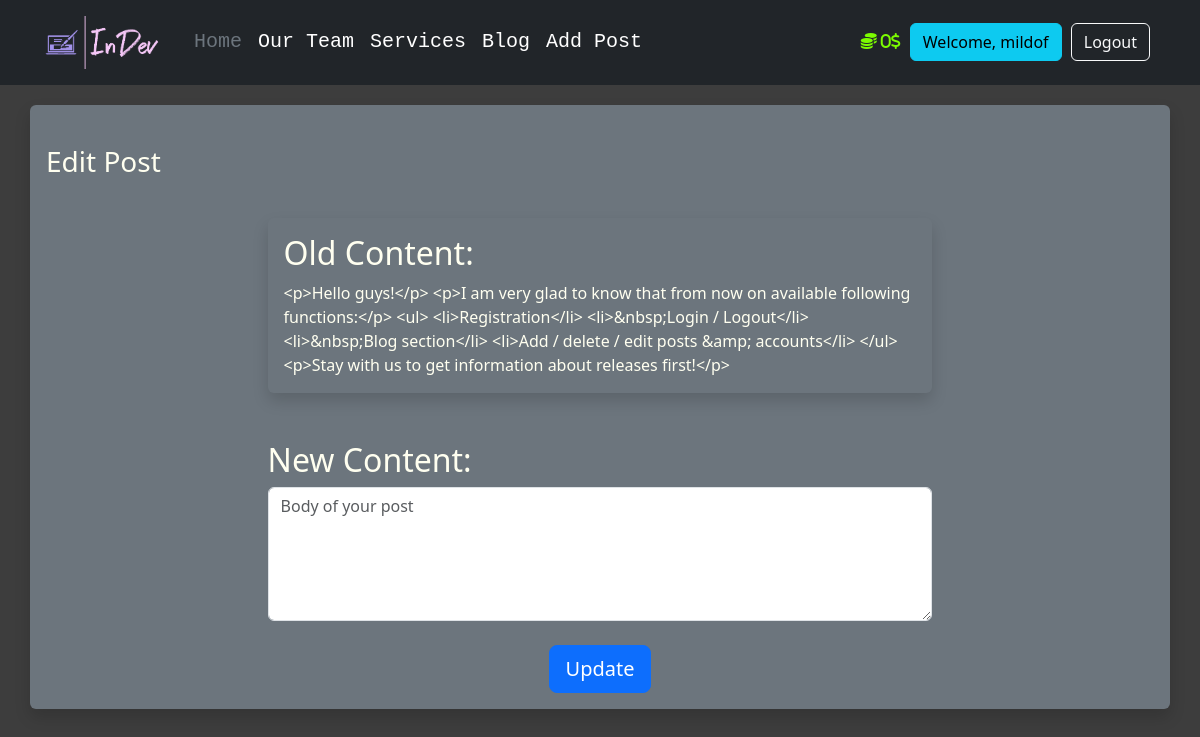
/blog/edit/2 (signed in), run on the app's committed database.
### InDev/models.py (models this page shows, shortened)
class Developer(db.Model, UserMixin):
    id = db.Column(db.Integer(), primary_key=True)
    first_name = db.Column(db.String(length=30), nullable=False)
    last_name = db.Column(db.String(length=30))
    username = db.Column(db.String(), nullable=False, unique=True)
    email_address = db.Column(db.String(), unique=True)
    password_hash = db.Column(db.String(), nullable=False)
    budget = db.Column(db.Integer(), nullable=False, default=0)
    date_added = db.Column(db.String(20), default=date.today())
    posts = db.relationship('Post', backref='author')
    admin = db.Column(db.Boolean(), default=False)
    profile_pic = db.Column(db.String(), nullable=True)
    @property
    def prettier_budget(self):
        if len(str(self.budget)) >= 4:
            return f'{str(self.budget)[:-3]},{str(self.budget)[-3:]}$'
        else:
            return f"{self.budget}$"
    @property
    def password(self):
        return self.password

class Post(db.Model):
    id = db.Column(db.Integer(), primary_key=True)
    title = db.Column(db.String(255), nullable=False)
    slug = db.Column(db.String())
    content = db.Column(db.Text(), nullable=False)
    date_added = db.Column(db.String(20), default=date.today())
    author_id = db.Column(db.Integer, db.ForeignKey('developer.id'))

### InDev/routes.py (the view, shortened to what this page needs)
@app.route('/blog/edit/<int:post_id>', methods=['GET', 'POST'])
@login_required
def edit_post(post_id):
    post = Post.query.get_or_404(post_id)
    temp = post
    form = EditPostForm()
    if current_user.id == post.author_id:
        if form.errors != {}:  # If there are errors from the validations
            for err_msg in form.errors.values():
                flash(f'While Editing post occurred error: {err_msg}', category='danger')
            return redirect(url_for('blog_page'))
        return render_template('blog/edit-post.html', form=form, post=post)
    else:
        flash('Error! You are not authorized to edit this post.', category='danger')
        return redirect(url_for('blog_page'))

### InDev/forms.py
class EditPostForm(FlaskForm):
    content = CKEditorField("Content")
    submit = SubmitField("Update")

class SearchForm(FlaskForm):
    searched = StringField("Searched", validators=[DataRequired()])
    submit = SubmitField("Submit")

### InDev/models.py (called while the page is built)
@login_manager.user_loader
def load_user(user_id):
    return Developer.query.get(int(user_id))

### InDev/routes.py (called while the page is built)
@app.context_processor
def base():
    form = SearchForm()
    return dict(form=form)

### InDev/templates/blog/edit-post.html (shortened to what this page needs)
{% extends 'base.html' %}
{% block content %}
    <div class="container shadow p-3 mb-5  rounded bg-secondary" style=" margin-top: 20px">
        <br/>
        <h1 class="h3 mb-3 font-weight-normal text-start">Edit Post</h1>
        <br/>
        <div class="shadow p-3 mb-5 rounded" style="margin-left: auto; margin-right: auto; width: 60%;">
            <h2 class="h2">Old Content:</h2>
            {{ post.content }}
        </div>
        <form method="POST" class="form-register text-center" style="width: 60%; margin-left: auto; margin-right: auto;">
            <h2 class="h2 text-start">New Content:</h2>
            {{ form.content(class="form-control", rows="5", placeholder="Body of your post") }}
            <br/>
            {{ form.submit(class="btn btn-block btn-lg btn-primary") }}
        </form>
    </div>
{% endblock %}

### InDev/templates/base.html (shortened to what this page needs)
<!DOCTYPE html>
<html lang="en">
    <head>
        <link rel="stylesheet"
              href="https://cdn.jsdelivr.net/npm/bootstrap@5.3.0-alpha1/dist/css/bootstrap.min.css"
>
    </head>
    <body style="background-color: #3d3d3d; color: #fffff0;">
        <header class="p-3 text-bg-dark">
            <div class="container">
                <div class="d-flex flex-wrap align-items-center justify-content-center justify-content-lg-start">
                    <a href="/" class="d-flex align-items-center mb-2 mb-lg-0 text-white text-decoration-none" id="logo">
                       <img src="{{ url_for('static', filename='InDev logo.png') }}" alt="logo" style="width: 10vw; margin-right: 2vw">
                    </a>
                    <ul class="nav col-6 col-lg-auto me-lg-auto mb-2 justify-content-center mb-md-0">
                        <li><a href="{{ url_for('about') }}" class="nav-link px-2 text-secondary">Home</a></li>
                        <li><a href="{{ url_for('team') }}" class="nav-link px-2 text-white">Our Team</a></li>
                        <li><a href="{{ url_for('coming_soon') }}" class="nav-link px-2 text-white">Services</a></li>
                        <li><a href="{{ url_for('blog_page') }}" class="nav-link px-2 text-white">Blog</a></li>
                        {% if current_user.is_authenticated %}
                        <li><a href="{{ url_for('add_post') }}" class="nav-link px-2 text-white">Add Post</a></li>
                        {% endif %}
                    </ul>
                    {% if current_user.is_authenticated %}
                        <div class="text-end">
                            <i class="fa-solid fa-coins" style="color: lawngreen">  {{ current_user.prettier_budget }}  </i>
                            <span
                               class="btn btn-info" style="margin-left: 5px; margin-right: 5px;">Welcome, {{ current_user.username }}</span>
                            <a href="{{ url_for('logout_page') }}"
                               class="btn btn-outline-light me-2">Logout</a>
                        </div>
                    {% endif %}
                </div>
            </div>
        </header>
        {% block content %}{% endblock %}
    </body>
</html>

### data on the page
Developer: prettier_budget "0$", username "mildof"
Post: content "<p>Hello guys!</p> <p>I am very glad to know that from now on available following functions:</p> <ul> <li>Registration</li> <li>&nbsp;Login / Logout</li> <li>&nbsp;Blog section</li> <li>Add / delete / edit posts &amp; accounts</li> </ul> <p>Stay with us to get information about releases first!</p>"
